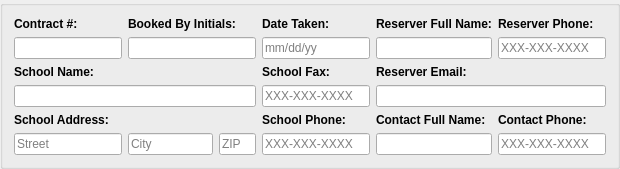
        <widget class="QGroupBox" name="groupBox">
         <property name="sizePolicy">
          <sizepolicy hsizetype="Preferred" vsizetype="Preferred">
           <horstretch>0</horstretch>
           <verstretch>0</verstretch>
          </sizepolicy>
         </property>
         <property name="title">
          <string/>
         </property>
         <layout class="QGridLayout" name="gridLayout_2">
          <item row="0" column="0">
           <widget class="QLabel" name="label">
            <property name="font">
             <font>
              <weight>75</weight>
              <bold>true</bold>
             </font>
            </property>
            <property name="text">
             <string>Contract #:</string>
            </property>
           </widget>
          </item>
          <item row="0" column="1" colspan="2">
           <widget class="QLabel" name="label_29">
            <property name="font">
             <font>
              <weight>75</weight>
              <bold>true</bold>
             </font>
            </property>
            <property name="text">
             <string>Booked By Initials:</string>
            </property>
           </widget>
          </item>
          <item row="0" column="3">
           <widget class="QLabel" name="label_33">
            <property name="font">
             <font>
              <weight>75</weight>
              <bold>true</bold>
             </font>
            </property>
            <property name="text">
             <string>Date Taken:</string>
            </property>
           </widget>
          </item>
          <item row="0" column="4">
           <widget class="QLabel" name="label_6">
            <property name="font">
             <font>
              <weight>75</weight>
              <bold>true</bold>
             </font>
            </property>
            <property name="text">
             <string>Reserver Full Name:</string>
            </property>
           </widget>
          </item>
          <item row="0" column="5">
           <widget class="QLabel" name="label_7">
            <property name="font">
             <font>
              <weight>75</weight>
              <bold>true</bold>
             </font>
            </property>
            <property name="text">
             <string>Reserver Phone:</string>
            </property>
           </widget>
          </item>
          <item row="1" column="0">
           <widget class="QLineEdit" name="lineEdit_3"/>
          </item>
          <item row="1" column="1" colspan="2">
           <widget class="QLineEdit" name="lineEdit_52"/>
          </item>
          <item row="1" column="3">
           <widget class="QLineEdit" name="lineEdit_10">
            <property name="placeholderText">
             <string>mm/dd/yy</string>
            </property>
           </widget>
          </item>
          <item row="1" column="4">
           <widget class="QLineEdit" name="lineEdit_6"/>
          </item>
          <item row="1" column="5">
           <widget class="QLineEdit" name="lineEdit_7">
            <property name="placeholderText">
             <string>XXX-XXX-XXXX</string>
            </property>
           </widget>
          </item>
          <item row="2" column="0">
           <widget class="QLabel" name="label_2">
            <property name="font">
             <font>
              <weight>75</weight>
              <bold>true</bold>
             </font>
            </property>
            <property name="text">
             <string>School Name:</string>
            </property>
           </widget>
          </item>
          <item row="2" column="3">
           <widget class="QLabel" name="label_5">
            <property name="font">
             <font>
              <weight>75</weight>
              <bold>true</bold>
             </font>
            </property>
            <property name="text">
             <string>School Fax:</string>
            </property>
           </widget>
          </item>
          <item row="2" column="4">
           <widget class="QLabel" name="label_31">
            <property name="font">
             <font>
              <weight>75</weight>
              <bold>true</bold>
             </font>
            </property>
            <property name="text">
             <string>Reserver Email:</string>
            </property>
           </widget>
          </item>
          <item row="3" column="3">
           <widget class="QLineEdit" name="lineEdit_2">
            <property name="text">
             <string/>
            </property>
            <property name="placeholderText">
             <string>XXX-XXX-XXXX</string>
            </property>
           </widget>
          </item>
          <item row="4" column="0">
           <widget class="QLabel" name="label_3">
            <property name="font">
             <font>
              <weight>75</weight>
              <bold>true</bold>
             </font>
            </property>
            <property name="text">
             <string>School Address:</string>
            </property>
           </widget>
          </item>
          <item row="4" column="3">
           <widget class="QLabel" name="label_4">
            <property name="font">
             <font>
              <weight>75</weight>
              <bold>true</bold>
             </font>
            </property>
            <property name="text">
             <string>School Phone:</string>
            </property>
           </widget>
          </item>
          <item row="4" column="4">
           <widget class="QLabel" name="label_8">
            <property name="font">
             <font>
              <weight>75</weight>
              <bold>true</bold>
             </font>
            </property>
            <property name="text">
             <string>Contact Full Name:</string>
            </property>
           </widget>
          </item>
          <item row="4" column="5">
           <widget class="QLabel" name="label_9">
            <property name="font">
             <font>
              <weight>75</weight>
              <bold>true</bold>
             </font>
            </property>
            <property name="text">
             <string>Contact Phone:</string>
            </property>
           </widget>
          </item>
          <item row="5" column="0">
           <widget class="QLineEdit" name="lineEdit_5">
            <property name="text">
             <string/>
            </property>
            <property name="placeholderText">
             <string>Street</string>
            </property>
           </widget>
          </item>
          <item row="5" column="1">
           <widget class="QLineEdit" name="lineEdit_108">
            <property name="sizePolicy">
             <sizepolicy hsizetype="Expanding" vsizetype="Fixed">
              <horstretch>0</horstretch>
              <verstretch>0</verstretch>
             </sizepolicy>
            </property>
            <property name="maximumSize">
             <size>
              <width>85</width>
              <height>16777215</height>
             </size>
            </property>
            <property name="text">
             <string/>
            </property>
            <property name="placeholderText">
             <string>City</string>
            </property>
           </widget>
          </item>
          <item row="5" column="2">
           <widget class="QLineEdit" name="lineEdit_109">
            <property name="sizePolicy">
             <sizepolicy hsizetype="Expanding" vsizetype="Fixed">
              <horstretch>0</horstretch>
              <verstretch>0</verstretch>
             </sizepolicy>
            </property>
            <property name="maximumSize">
             <size>
              <width>37</width>
              <height>16777215</height>
             </size>
            </property>
            <property name="text">
             <string/>
            </property>
            <property name="placeholderText">
             <string>ZIP</string>
            </property>
           </widget>
          </item>
          <item row="5" column="3">
           <widget class="QLineEdit" name="lineEdit_8">
            <property name="placeholderText">
             <string>XXX-XXX-XXXX</string>
            </property>
           </widget>
          </item>
          <item row="5" column="4">
           <widget class="QLineEdit" name="lineEdit"/>
          </item>
          <item row="5" column="5">
           <widget class="QLineEdit" name="lineEdit_54">
            <property name="placeholderText">
             <string>XXX-XXX-XXXX</string>
            </property>
           </widget>
          </item>
          <item row="3" column="0" colspan="3">
           <widget class="QLineEdit" name="lineEdit_4"/>
          </item>
          <item row="3" column="4" colspan="2">
           <widget class="QLineEdit" name="lineEdit_9"/>
          </item>
         </layout>
         <zorder>label_2</zorder>
         <zorder>lineEdit_4</zorder>
         <zorder>label_4</zorder>
         <zorder>lineEdit_2</zorder>
         <zorder>label_5</zorder>
         <zorder>lineEdit_8</zorder>
         <zorder>label_3</zorder>
         <zorder>lineEdit_5</zorder>
         <zorder>lineEdit_52</zorder>
         <zorder>label</zorder>
         <zorder>lineEdit_3</zorder>
         <zorder>label_29</zorder>
         <zorder>lineEdit</zorder>
         <zorder>label_7</zorder>
         <zorder>lineEdit_6</zorder>
         <zorder>label_9</zorder>
         <zorder>label_31</zorder>
         <zorder>lineEdit_7</zorder>
         <zorder>lineEdit_9</zorder>
         <zorder>label_8</zorder>
         <zorder>lineEdit_54</zorder>
         <zorder>label_6</zorder>
         <zorder>lineEdit_10</zorder>
         <zorder>label_33</zorder>
         <zorder>lineEdit_108</zorder>
         <zorder>lineEdit_109</zorder>
        </widget>
